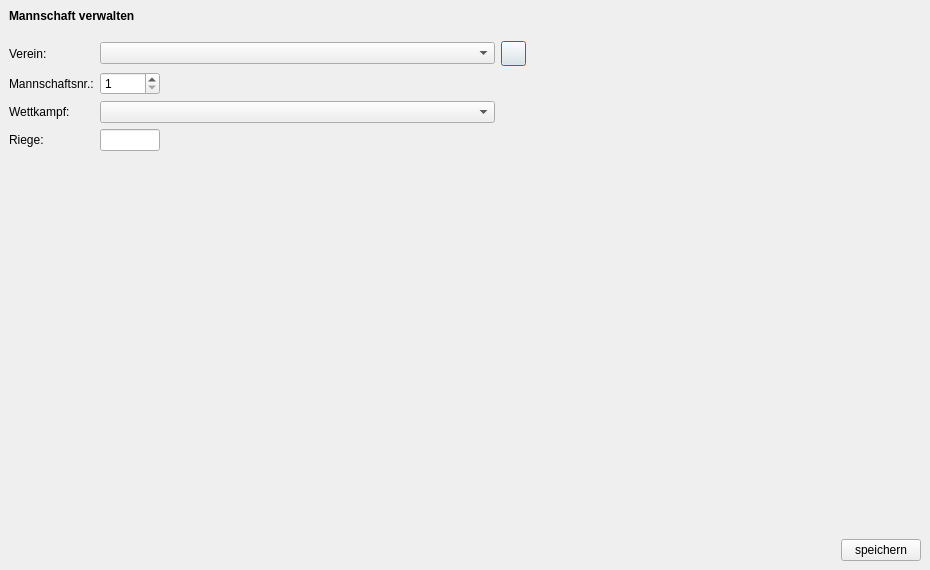
<?xml version="1.0" encoding="UTF-8"?>
<ui version="4.0">
 <class>Team_Dialog_Ui</class>
 <widget class="QDialog" name="Team_Dialog_Ui">
  <property name="geometry">
   <rect>
    <x>0</x>
    <y>0</y>
    <width>930</width>
    <height>570</height>
   </rect>
  </property>
  <property name="windowTitle">
   <string>TurnFix - Mannschaftsverwaltung</string>
  </property>
  <property name="windowIcon">
   <iconset resource="../../../../resources/TurnFix.qrc">
    <normaloff>:/appicons/icon.png</normaloff>:/appicons/icon.png</iconset>
  </property>
  <layout class="QGridLayout" name="gridLayout">
   <property name="margin">
    <number>0</number>
   </property>
   <property name="spacing">
    <number>0</number>
   </property>
   <item row="0" column="0" colspan="2">
    <widget class="QWidget" name="headerWidget" native="true">
     <layout class="QHBoxLayout" name="horizontalLayout">
      <item>
       <widget class="QLabel" name="label">
        <property name="font">
         <font>
          <weight>75</weight>
          <bold>true</bold>
         </font>
        </property>
        <property name="text">
         <string>Mannschaft verwalten</string>
        </property>
       </widget>
      </item>
     </layout>
    </widget>
   </item>
   <item row="1" column="1">
    <widget class="QStackedWidget" name="stackedWidget">
     <property name="currentIndex">
      <number>0</number>
     </property>
     <widget class="QWidget" name="page">
      <layout class="QGridLayout" name="gridLayout_8">
       <item row="0" column="0">
        <widget class="QLabel" name="lbl_club">
         <property name="text">
          <string>Verein:</string>
         </property>
        </widget>
       </item>
       <item row="0" column="1">
        <widget class="QComboBox" name="cmb_club">
         <property name="sizePolicy">
          <sizepolicy hsizetype="Expanding" vsizetype="Fixed">
           <horstretch>0</horstretch>
           <verstretch>0</verstretch>
          </sizepolicy>
         </property>
         <property name="minimumSize">
          <size>
           <width>0</width>
           <height>0</height>
          </size>
         </property>
         <property name="maximumSize">
          <size>
           <width>16777215</width>
           <height>16777215</height>
          </size>
         </property>
        </widget>
       </item>
       <item row="0" column="2">
        <widget class="QPushButton" name="but_addclub">
         <property name="minimumSize">
          <size>
           <width>25</width>
           <height>25</height>
          </size>
         </property>
         <property name="maximumSize">
          <size>
           <width>25</width>
           <height>25</height>
          </size>
         </property>
         <property name="text">
          <string/>
         </property>
         <property name="icon">
          <iconset resource="../../../../resources/TurnFix.qrc">
           <normaloff>:/appicons/plus.png</normaloff>:/appicons/plus.png</iconset>
         </property>
         <property name="iconSize">
          <size>
           <width>15</width>
           <height>15</height>
          </size>
         </property>
        </widget>
       </item>
       <item row="1" column="0">
        <widget class="QLabel" name="lbl_tno">
         <property name="text">
          <string>Mannschaftsnr.:</string>
         </property>
        </widget>
       </item>
       <item row="1" column="1">
        <widget class="QSpinBox" name="sbx_tno">
         <property name="sizePolicy">
          <sizepolicy hsizetype="Fixed" vsizetype="Fixed">
           <horstretch>0</horstretch>
           <verstretch>0</verstretch>
          </sizepolicy>
         </property>
         <property name="minimumSize">
          <size>
           <width>60</width>
           <height>0</height>
          </size>
         </property>
         <property name="maximumSize">
          <size>
           <width>60</width>
           <height>16777215</height>
          </size>
         </property>
         <property name="minimum">
          <number>1</number>
         </property>
        </widget>
       </item>
       <item row="2" column="0">
        <widget class="QLabel" name="lbl_wk">
         <property name="text">
          <string>Wettkampf:</string>
         </property>
        </widget>
       </item>
       <item row="2" column="1">
        <widget class="QComboBox" name="cmb_wk">
         <property name="sizePolicy">
          <sizepolicy hsizetype="Expanding" vsizetype="Fixed">
           <horstretch>0</horstretch>
           <verstretch>0</verstretch>
          </sizepolicy>
         </property>
         <property name="minimumSize">
          <size>
           <width>0</width>
           <height>0</height>
          </size>
         </property>
         <property name="maximumSize">
          <size>
           <width>16777215</width>
           <height>16777215</height>
          </size>
         </property>
        </widget>
       </item>
       <item row="3" column="0">
        <widget class="QLabel" name="lbl_rg">
         <property name="text">
          <string>Riege:</string>
         </property>
        </widget>
       </item>
       <item row="3" column="1">
        <widget class="QLineEdit" name="txt_rg">
         <property name="sizePolicy">
          <sizepolicy hsizetype="Fixed" vsizetype="Fixed">
           <horstretch>0</horstretch>
           <verstretch>0</verstretch>
          </sizepolicy>
         </property>
         <property name="minimumSize">
          <size>
           <width>60</width>
           <height>0</height>
          </size>
         </property>
         <property name="maximumSize">
          <size>
           <width>60</width>
           <height>16777215</height>
          </size>
         </property>
         <property name="maxLength">
          <number>5</number>
         </property>
        </widget>
       </item>
       <item row="4" column="0" colspan="3">
        <spacer name="verticalSpacer_4">
         <property name="orientation">
          <enum>Qt::Vertical</enum>
         </property>
         <property name="sizeHint" stdset="0">
          <size>
           <width>20</width>
           <height>40</height>
          </size>
         </property>
        </spacer>
       </item>
       <item row="0" column="3">
        <spacer name="horizontalSpacer_4">
         <property name="orientation">
          <enum>Qt::Horizontal</enum>
         </property>
         <property name="sizeHint" stdset="0">
          <size>
           <width>40</width>
           <height>20</height>
          </size>
         </property>
        </spacer>
       </item>
      </layout>
     </widget>
     <widget class="QWidget" name="page_2">
      <layout class="QGridLayout" name="gridLayout_2">
       <item row="1" column="0">
        <widget class="QTableView" name="tbl_tn">
         <property name="editTriggers">
          <set>QAbstractItemView::NoEditTriggers</set>
         </property>
         <property name="alternatingRowColors">
          <bool>true</bool>
         </property>
         <property name="selectionMode">
          <enum>QAbstractItemView::ExtendedSelection</enum>
         </property>
         <property name="selectionBehavior">
          <enum>QAbstractItemView::SelectRows</enum>
         </property>
         <attribute name="horizontalHeaderHighlightSections">
          <bool>false</bool>
         </attribute>
         <attribute name="verticalHeaderVisible">
          <bool>false</bool>
         </attribute>
         <attribute name="verticalHeaderDefaultSectionSize">
          <number>20</number>
         </attribute>
         <attribute name="verticalHeaderVisible">
          <bool>false</bool>
         </attribute>
         <attribute name="verticalHeaderDefaultSectionSize">
          <number>20</number>
         </attribute>
         <attribute name="horizontalHeaderHighlightSections">
          <bool>false</bool>
         </attribute>
        </widget>
       </item>
       <item row="0" column="0">
        <widget class="QLabel" name="label_2">
         <property name="text">
          <string>Mannschaftsmitglieder:</string>
         </property>
        </widget>
       </item>
       <item row="1" column="1">
        <widget class="QWidget" name="widget_2" native="true">
         <layout class="QVBoxLayout" name="verticalLayout">
          <property name="margin">
           <number>0</number>
          </property>
          <item>
           <spacer name="horizontalSpacer_3">
            <property name="orientation">
             <enum>Qt::Vertical</enum>
            </property>
            <property name="sizeHint" stdset="0">
             <size>
              <width>20</width>
              <height>40</height>
             </size>
            </property>
           </spacer>
          </item>
          <item>
           <widget class="QPushButton" name="but_add">
            <property name="sizePolicy">
             <sizepolicy hsizetype="Fixed" vsizetype="Fixed">
              <horstretch>0</horstretch>
              <verstretch>0</verstretch>
             </sizepolicy>
            </property>
            <property name="minimumSize">
             <size>
              <width>35</width>
              <height>35</height>
             </size>
            </property>
            <property name="maximumSize">
             <size>
              <width>35</width>
              <height>35</height>
             </size>
            </property>
            <property name="toolTip">
             <string>Strg+Pfeil links</string>
            </property>
            <property name="icon">
             <iconset resource="../../../../resources/TurnFix.qrc">
              <normaloff>:/appicons/left.png</normaloff>:/appicons/left.png</iconset>
            </property>
            <property name="iconSize">
             <size>
              <width>15</width>
              <height>15</height>
             </size>
            </property>
            <property name="shortcut">
             <string>Ctrl+Left</string>
            </property>
           </widget>
          </item>
          <item>
           <widget class="QPushButton" name="but_del">
            <property name="sizePolicy">
             <sizepolicy hsizetype="Fixed" vsizetype="Fixed">
              <horstretch>0</horstretch>
              <verstretch>0</verstretch>
             </sizepolicy>
            </property>
            <property name="minimumSize">
             <size>
              <width>35</width>
              <height>35</height>
             </size>
            </property>
            <property name="maximumSize">
             <size>
              <width>35</width>
              <height>35</height>
             </size>
            </property>
            <property name="toolTip">
             <string>Strg+Pfeil rechts</string>
            </property>
            <property name="text">
             <string/>
            </property>
            <property name="icon">
             <iconset resource="../../../../resources/TurnFix.qrc">
              <normaloff>:/appicons/right.png</normaloff>:/appicons/right.png</iconset>
            </property>
            <property name="iconSize">
             <size>
              <width>15</width>
              <height>15</height>
             </size>
            </property>
            <property name="shortcut">
             <string>Ctrl+Right</string>
            </property>
           </widget>
          </item>
          <item>
           <spacer name="horizontalSpacer_2">
            <property name="orientation">
             <enum>Qt::Vertical</enum>
            </property>
            <property name="sizeHint" stdset="0">
             <size>
              <width>20</width>
              <height>40</height>
             </size>
            </property>
           </spacer>
          </item>
         </layout>
        </widget>
       </item>
       <item row="1" column="2">
        <widget class="QTableView" name="tbl_avtn">
         <property name="sizePolicy">
          <sizepolicy hsizetype="Expanding" vsizetype="Expanding">
           <horstretch>0</horstretch>
           <verstretch>0</verstretch>
          </sizepolicy>
         </property>
         <property name="editTriggers">
          <set>QAbstractItemView::NoEditTriggers</set>
         </property>
         <property name="alternatingRowColors">
          <bool>true</bool>
         </property>
         <property name="selectionBehavior">
          <enum>QAbstractItemView::SelectRows</enum>
         </property>
         <property name="sortingEnabled">
          <bool>true</bool>
         </property>
         <attribute name="horizontalHeaderHighlightSections">
          <bool>false</bool>
         </attribute>
         <attribute name="verticalHeaderVisible">
          <bool>false</bool>
         </attribute>
         <attribute name="verticalHeaderDefaultSectionSize">
          <number>20</number>
         </attribute>
         <attribute name="verticalHeaderVisible">
          <bool>false</bool>
         </attribute>
         <attribute name="verticalHeaderDefaultSectionSize">
          <number>20</number>
         </attribute>
         <attribute name="horizontalHeaderHighlightSections">
          <bool>false</bool>
         </attribute>
        </widget>
       </item>
       <item row="0" column="2">
        <widget class="QLabel" name="label_3">
         <property name="text">
          <string>Verfügbare Teilnehmer:</string>
         </property>
        </widget>
       </item>
       <item row="1" column="3">
        <widget class="QWidget" name="widget" native="true">
         <layout class="QVBoxLayout" name="verticalLayout_2">
          <item>
           <widget class="QPushButton" name="but_TNadd">
            <property name="sizePolicy">
             <sizepolicy hsizetype="Fixed" vsizetype="Fixed">
              <horstretch>0</horstretch>
              <verstretch>0</verstretch>
             </sizepolicy>
            </property>
            <property name="minimumSize">
             <size>
              <width>25</width>
              <height>25</height>
             </size>
            </property>
            <property name="maximumSize">
             <size>
              <width>25</width>
              <height>25</height>
             </size>
            </property>
            <property name="toolTip">
             <string>Strg++</string>
            </property>
            <property name="text">
             <string/>
            </property>
            <property name="icon">
             <iconset resource="../../../../resources/TurnFix.qrc">
              <normaloff>:/appicons/plus.png</normaloff>:/appicons/plus.png</iconset>
            </property>
            <property name="iconSize">
             <size>
              <width>15</width>
              <height>15</height>
             </size>
            </property>
            <property name="shortcut">
             <string>Ctrl++</string>
            </property>
           </widget>
          </item>
          <item>
           <widget class="QPushButton" name="but_TNedit">
            <property name="minimumSize">
             <size>
              <width>25</width>
              <height>25</height>
             </size>
            </property>
            <property name="maximumSize">
             <size>
              <width>25</width>
              <height>25</height>
             </size>
            </property>
            <property name="toolTip">
             <string>Strg+E</string>
            </property>
            <property name="icon">
             <iconset resource="../../../../resources/TurnFix.qrc">
              <normaloff>:/appicons/edit.png</normaloff>:/appicons/edit.png</iconset>
            </property>
            <property name="iconSize">
             <size>
              <width>15</width>
              <height>15</height>
             </size>
            </property>
            <property name="shortcut">
             <string>Ctrl+E</string>
            </property>
           </widget>
          </item>
          <item>
           <spacer name="verticalSpacer_3">
            <property name="orientation">
             <enum>Qt::Vertical</enum>
            </property>
            <property name="sizeHint" stdset="0">
             <size>
              <width>10</width>
              <height>103</height>
             </size>
            </property>
           </spacer>
          </item>
         </layout>
        </widget>
       </item>
       <item row="2" column="2">
        <widget class="QCheckBox" name="chk_club">
         <property name="text">
          <string>andere Vereine ausblenden</string>
         </property>
         <property name="checked">
          <bool>true</bool>
         </property>
        </widget>
       </item>
       <item row="3" column="2">
        <widget class="QCheckBox" name="chk_planned">
         <property name="text">
          <string>Verplante Teilnehmer ausblenden</string>
         </property>
        </widget>
       </item>
      </layout>
     </widget>
     <widget class="QWidget" name="page_3">
      <layout class="QGridLayout" name="gridLayout_9">
       <item row="0" column="0">
        <widget class="QListWidget" name="lst_penalty"/>
       </item>
      </layout>
     </widget>
    </widget>
   </item>
   <item row="1" column="0" rowspan="2">
    <widget class="QWidget" name="sidebar" native="true">
     <layout class="QHBoxLayout" name="horizontalLayout_2">
      <property name="spacing">
       <number>0</number>
      </property>
      <property name="margin">
       <number>0</number>
      </property>
     </layout>
    </widget>
   </item>
   <item row="2" column="1">
    <widget class="QWidget" name="widget_3" native="true">
     <layout class="QHBoxLayout" name="horizontalLayout_3">
      <property name="topMargin">
       <number>0</number>
      </property>
      <item>
       <spacer name="horizontalSpacer">
        <property name="orientation">
         <enum>Qt::Horizontal</enum>
        </property>
        <property name="sizeHint" stdset="0">
         <size>
          <width>40</width>
          <height>20</height>
         </size>
        </property>
       </spacer>
      </item>
      <item>
       <widget class="QPushButton" name="but_save">
        <property name="sizePolicy">
         <sizepolicy hsizetype="Fixed" vsizetype="Fixed">
          <horstretch>0</horstretch>
          <verstretch>0</verstretch>
         </sizepolicy>
        </property>
        <property name="layoutDirection">
         <enum>Qt::RightToLeft</enum>
        </property>
        <property name="text">
         <string>speichern</string>
        </property>
       </widget>
      </item>
     </layout>
    </widget>
   </item>
  </layout>
  <action name="act_team">
   <property name="checkable">
    <bool>true</bool>
   </property>
   <property name="icon">
    <iconset resource="../../../../resources/TurnFix.qrc">
     <normaloff>:/appicons/misc.png</normaloff>:/appicons/misc.png</iconset>
   </property>
   <property name="text">
    <string>Allgemein</string>
   </property>
  </action>
  <action name="act_tn">
   <property name="checkable">
    <bool>true</bool>
   </property>
   <property name="icon">
    <iconset resource="../../../../resources/TurnFix.qrc">
     <normaloff>:/appicons/teilnehmer.png</normaloff>:/appicons/teilnehmer.png</iconset>
   </property>
   <property name="text">
    <string>Mitglieder</string>
   </property>
  </action>
  <action name="act_penalty">
   <property name="checkable">
    <bool>true</bool>
   </property>
   <property name="icon">
    <iconset resource="../../../../resources/TurnFix.qrc">
     <normaloff>:/appicons/minus.png</normaloff>:/appicons/minus.png</iconset>
   </property>
   <property name="text">
    <string>Strafen</string>
   </property>
  </action>
 </widget>
 <resources>
  <include location="../../../../resources/TurnFix.qrc"/>
 </resources>
 <connections/>
</ui>
